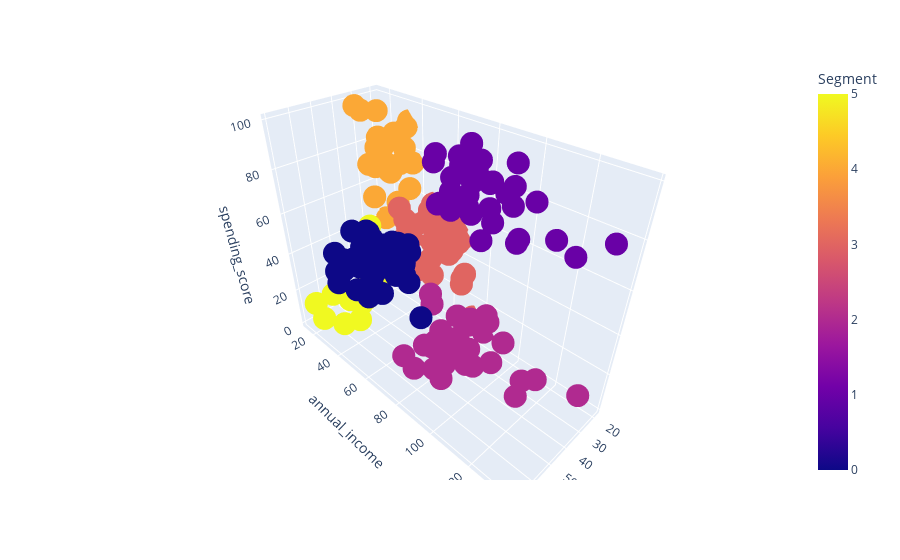

Write notebook code for a chart like this one.
### Code cell
import plotly.express as px
fig = px.scatter_3d(df_3, x='age', y='annual_income', z='spending_score',
              color='Segment')
fig.show()

### Figure 1 — Plotly figure (JSON) as saved in the notebook; plotly's stock layout.template omitted (floating-point values rounded to 4 significant figures; data arrays with more than 128 entries replaced by an {"elided": "..."} marker saying what was removed)
{"data": [{"hovertemplate": "age=%{x}<br>annual_income=%{y}<br>spending_score=%{z}<br>Segment=%{marker.color}<extra></extra>", "legendgroup": "", "marker": {"color": {"elided": "200 int values"}, "coloraxis": "coloraxis", "symbol": "circle"}, "mode": "markers", "name": "", "scene": "scene", "showlegend": false, "type": "scatter3d", "x": {"elided": "200 int values"}, "y": {"elided": "200 int values"}, "z": {"elided": "200 int values"}}], "layout": {"coloraxis": {"colorbar": {"title": {"text": "Segment"}}, "colorscale": [[0, "#0d0887"], [0.1111, "#46039f"], [0.2222, "#7201a8"], [0.3333, "#9c179e"], [0.4444, "#bd3786"], [0.5556, "#d8576b"], [0.6667, "#ed7953"], [0.7778, "#fb9f3a"], [0.8889, "#fdca26"], [1, "#f0f921"]]}, "legend": {"tracegroupgap": 0}, "margin": {"t": 60}, "scene": {"domain": {"x": [0, 1], "y": [0, 1]}, "xaxis": {"title": {"text": "age"}}, "yaxis": {"title": {"text": "annual_income"}}, "zaxis": {"title": {"text": "spending_score"}}}}}
